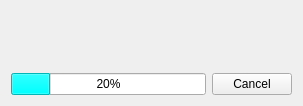
<?xml version="1.0" encoding="UTF-8"?>
<ui version="4.0">
 <class>ProgressWidget</class>
 <widget class="QWidget" name="ProgressWidget">
  <property name="geometry">
   <rect>
    <x>0</x>
    <y>0</y>
    <width>303</width>
    <height>106</height>
   </rect>
  </property>
  <property name="windowTitle">
   <string>Form</string>
  </property>
  <layout class="QVBoxLayout" name="verticalLayout">
   <item>
    <widget class="QLabel" name="commentLabel">
     <property name="text">
      <string/>
     </property>
    </widget>
   </item>
   <item>
    <layout class="QHBoxLayout" name="horizontalLayout">
     <item>
      <widget class="QProgressBar" name="progressBar">
       <property name="palette">
        <palette>
         <active>
          <colorrole role="Highlight">
           <brush brushstyle="SolidPattern">
            <color alpha="255">
             <red>0</red>
             <green>255</green>
             <blue>255</blue>
            </color>
           </brush>
          </colorrole>
         </active>
         <inactive>
          <colorrole role="Highlight">
           <brush brushstyle="SolidPattern">
            <color alpha="255">
             <red>0</red>
             <green>255</green>
             <blue>255</blue>
            </color>
           </brush>
          </colorrole>
         </inactive>
         <disabled>
          <colorrole role="Highlight">
           <brush brushstyle="SolidPattern">
            <color alpha="255">
             <red>153</red>
             <green>153</green>
             <blue>153</blue>
            </color>
           </brush>
          </colorrole>
         </disabled>
        </palette>
       </property>
       <property name="value">
        <number>20</number>
       </property>
      </widget>
     </item>
     <item>
      <widget class="QPushButton" name="cancelButton">
       <property name="text">
        <string>Cancel</string>
       </property>
      </widget>
     </item>
    </layout>
   </item>
  </layout>
 </widget>
 <resources/>
 <connections/>
</ui>
